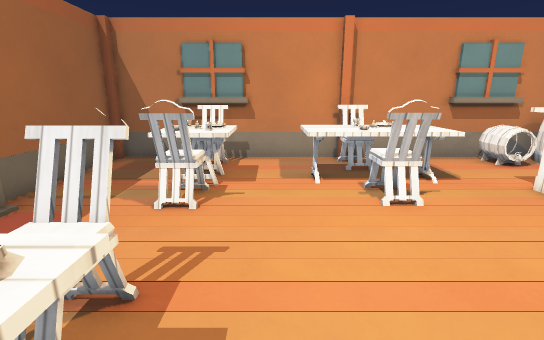
[1] (above)

12 first-person views from a walk through a Godot game level. The camera is 1.3 m above the floor, tilts 14° down and sees 85° across. The floor is counted in squares, 0.5 m on a side. Each view is taken from the middle of a square. On the plan, view 1 faces up. The plan holds only what a view shows up to about 19 squares ahead; the rest is blank. Surface patterns are stand-ins for the level's own textures.

[2]
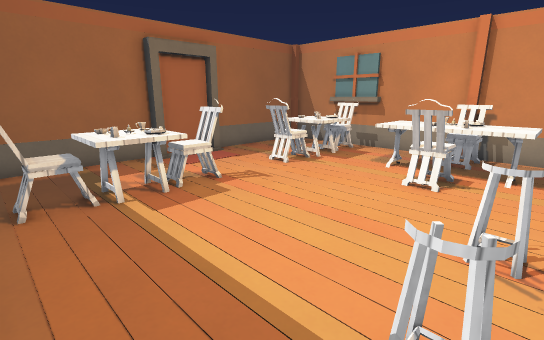

[3]
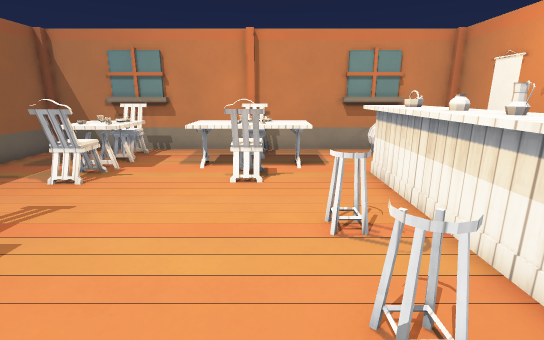

[4]
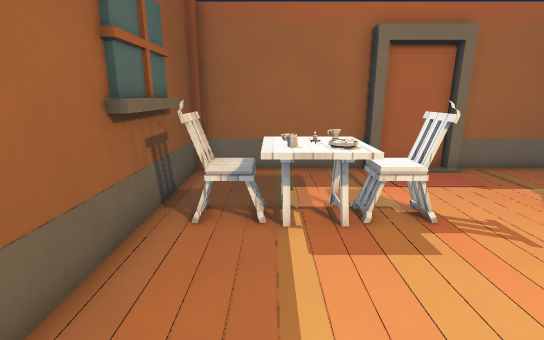

[5]
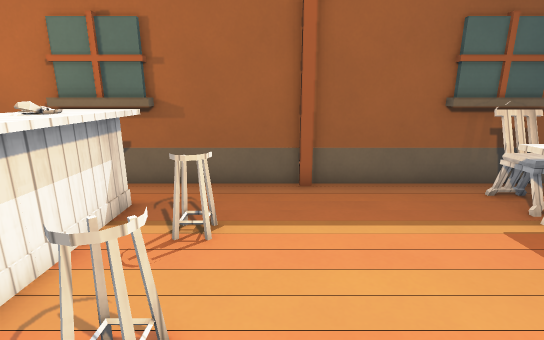

[6]
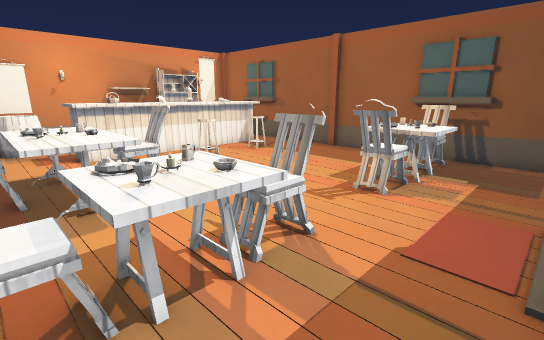

[7]
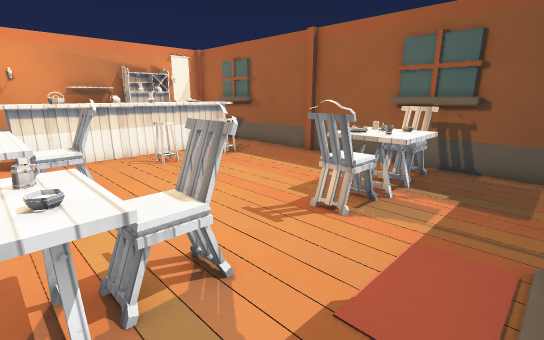

[8]
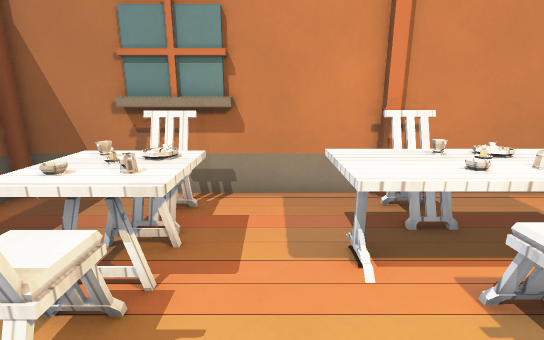

[9]
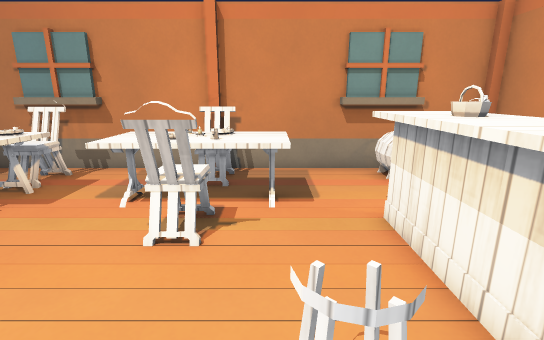

[10]
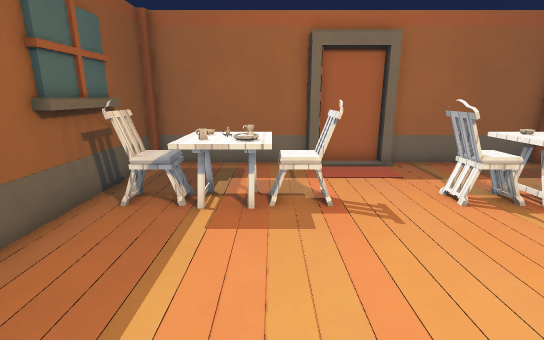

[11]
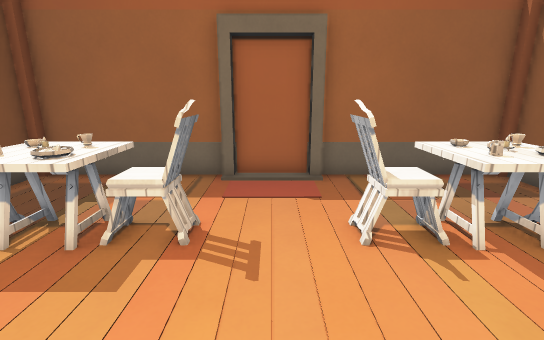

[12]
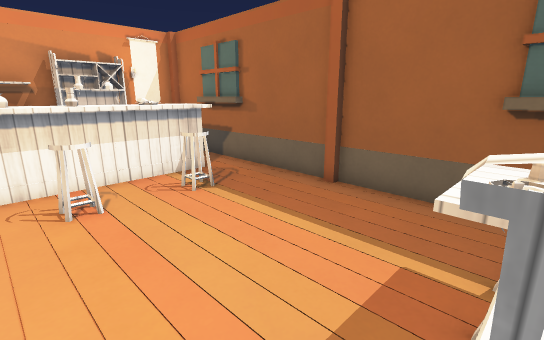

### Floor plan
Points are (right, up) in squares from view 1. A wall is a line through its corners. A room is listed if a view was taken in it or the views show most of it. See-through windows are left out.
Room 1 (views 1, 2, 3, 4, 5, 6, 7, 8, 9, 10, 11, 12)
walls: (3.2, 12.5) (2.8, 12.5); (2.9, 12.7) (-6.6, 12.7) (-6.6, 12.4); (3.1, -2.7) (10.5, -2.7); (-0.9, 12.5) (-3.9, 12.5); (-6.2, 3.8) (-6.2, 3.4) (-6.7, 3.4) (-6.7, -2.7) (2.8, -2.7) (2.8, -2.4) (3.2, -2.4); (-6.2, 6.6) (-6.2, 6.2); (-6.6, 6.2) (-6.6, 3.8); (7.4, -2.4) (10.2, -2.4); (-3.9, -2.4) (-1, -2.4); (9, 12.5) (7.4, 12.5); (10.5, 12.7) (3.2, 12.7); (-6.7, 12.7) (-6.7, 6.6)
objects: chair (-3, -2) to (-2, -1); table (-3, 0); other object (-3, 1); chair (-3, 2) to (-2, 4); chair (-3, 6) to (-2, 8); table (-3, 8) to (-1, 10); mug (-3, 10); chair (-3, 11) to (-2, 12); mug (-2, 0); other object (-2, 1); mug (-2, 9); table (-1, 0) to (-1, 2); table (1, 8) to (2, 10); chair (3, 7) to (4, 8); other object (3, 9); mug (3, 10); chair (3, 11) to (4, 12); table (4, 8) to (5, 10); mug (4, 9); stool (5, 0) to (6, 1); stool (5, 3) to (6, 4); counter (7, -1) to (9, 2); counter (7, 3) to (9, 5); counter (7, 6) to (9, 8); bread (8, 1); other object (9, 11) to (10, 12)

Positions as (right, up) in squares from view 1, and headings:
1: (0, 0), facing up
2: (6, -2), facing up-left
3: (4, -2), facing up
4: (4, 0), facing left
5: (4, 6), facing down
6: (-6, 11), facing down-right
7: (-6, 9), facing down-right
8: (0, 5), facing up
9: (5, 2), facing up
10: (5, 2), facing left
11: (3, 5), facing left
12: (-2, 5), facing down-right
